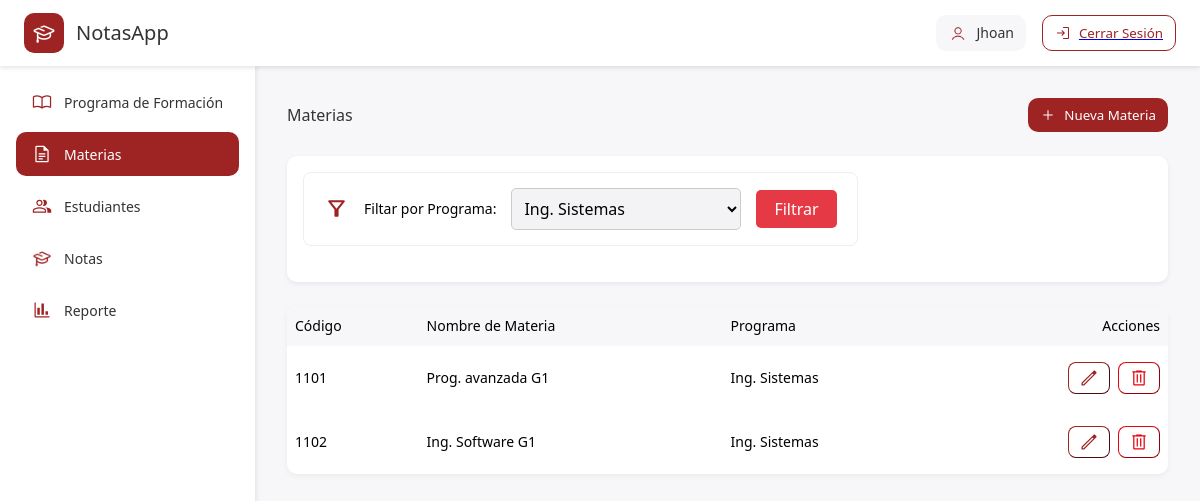
Page /views/dashboard-materias.php?program_filtro=1111 on the committed database.
### tables this page shows
CREATE TABLE `materias` (
  `codigo` varchar(4) NOT NULL,
  `nombre` varchar(20) NOT NULL,
  `programa` varchar(4) NOT NULL
);

CREATE TABLE `programas` (
  `codigo` varchar(4) NOT NULL,
  `nombre` varchar(30) NOT NULL
);

### controllers/program-controller.php (called while the page is built, shortened)
<?php
require_once __DIR__."/../models/entities/programa.php";
class ProgramController{
    public function getPrograms(){
        $program = new Programa();
        return $program->all();
    }
}
?>

### models/utils/programasql.php (called while the page is built, shortened)
<?php
class Programasql{
    public static function selectAll(){
        return "select * from programas";
    }
    public static function selectByCode(){
        return "select * from programas where codigo=?";
    }
}
?>

### models/database/gestor_notasdb.php (called while the page is built, shortened)
<?php
class GestorNotasDB{
    private $hostDb = "localhost";
    private $nameDb = "gestor_notas";
    private $userDb = "root";
    private $pwdDb = "";
    private $conexDb = null;
    public function __construct()
    {
        $this->conexDb = new mysqli(
            $this->hostDb,
            $this->userDb,
            $this->pwdDb,
            $this->nameDb
        );
    }
    public function setIsSqlSelect($bool)
    {
        $this->isSqlSelect = $bool;
    }
    public function execSQL($sql, ...$bindParam)
    {
        $prp = $this->conexDb->prepare($sql);
        if (!empty($bindParam)) {
            $prp->bind_param(...$bindParam);
        }
        $prp->execute();
        return $prp->get_result();
    }
}
?>

### models/entities/programa.php (called while the page is built, shortened)
<?php
require_once __DIR__."/../utils/programasql.php";
require_once __DIR__."/../database/gestor_notasdb.php";
class Programa {
    public function get($prop)
    {
        return $this->{$prop};
    }
    public function all()
    {
        $sql = Programasql::selectAll();
        $db = new GestorNotasDB();
        $db->setIsSqlSelect(true);
        $result = $db->execSQL($sql);
        $rows = [];
        if ($result->num_rows > 0) {
            while ($item = $result->fetch_assoc()) {
                $student = new Programa();
                $student->set('codigo', $item['codigo']);
                $student->set('nombre', $item['nombre']);
                array_push($rows, $student);
            }
        }
        return $rows;
    }
    public function getByCode($cod)
    {
        $nombreP = "";
        $sql = Programasql::selectByCode();
        $db = new GestorNotasDB();
        $db->setIsSqlSelect(true);
        $result = $db->execSQL(
            $sql,
            "i",
            $cod
        );
        if ($result->num_rows > 0) {
            while ($row = $result->fetch_assoc()) {
                $programa = new Programa();
                $programa->set('codigo',$row["codigo"])  ;
                $programa->set('nombre', $row['nombre']);
                $nombreP = $programa->get('nombre');
                break;
            }
        }
        return $nombreP;
    }
}
?>

### controllers/materia-controller.php (called while the page is built, shortened)
<?php
require_once __DIR__ . "/../models/entities/materia.php";
class MateriaController
{
    public function getAllMaterias()
    {
        $materia = new Materia();
        return $materia->all();
    }
    public function getAllMateriaPrograma($programa_codigo)
    {
        $materia = new Materia();
        return $materia->allByPrograma($programa_codigo);
    }
}
?>

### models/utils/materiasql.php (called while the page is built, shortened)
<?php
class Materiasql{
    public static function selectAll(){
        return "select * from materias";
    }
    public static function selectAllByPrograma(){
        return "select * from materias where programa = ?";
    }
}
?>

### models/entities/materia.php (called while the page is built, shortened)
<?php
require_once __DIR__."/../utils/materiasql.php";
require_once __DIR__."/programa.php";
class Materia{
    private $programaCode;
    public function get($prop)
    {
        return $this->{$prop};
    }
    public function getP()
    {
        $programa = new Programa();
        $nombreP = $programa->getByCode($this->programaCode);
        return $nombreP;
    }
    public function all()
    {
        $sql = MateriaSQL::selectAll();
        $db = new GestorNotasDB();
        $db->setIsSqlSelect(true);
        $result = $db->execSQL($sql);
        $rows = [];
        if ($result->num_rows > 0) {
            while ($item = $result->fetch_assoc()) {
                $materia = new Materia();
                $materia->set('cod', $item['codigo']);
                $materia->set('name', $item['nombre']);
                $materia->set('programaCode', $item['programa']);
                array_push($rows, $materia);
            }
        }
        return $rows;
    }
    public function allByPrograma($programa_codigo)
    {
        $sql = MateriaSQL::selectAllByPrograma();
        $db = new GestorNotasDB();
        $db->setIsSqlSelect(true);
        $result = $db->execSQL(
            $sql,
            "i",
            $programa_codigo
        );
        $rows = [];
        if ($result->num_rows > 0) {
            while ($item = $result->fetch_assoc()) {
                $materia = new Materia();
                $materia->set('cod', $item['codigo']);
                $materia->set('name', $item['nombre']);
                $materia->set('programaCode', $item['programa']);
                array_push($rows, $materia);
            }
        }
        return $rows;
    }
}
?>

### views/dashboard-materias.php (the view, shortened to what this page needs)
<?php
    require_once __DIR__ . "/../controllers/materia-controller.php";
    require_once __DIR__."/../controllers/program-controller.php";
    $materiaController = new MateriaController();
    $materias = $materiaController->getAllMaterias();
    $programController = new ProgramController();
    $programas = $programController->getPrograms();
    $program_filtro = null;
    $materias = [];
    if (isset($_GET['program_filtro']) && !empty($_GET['program_filtro'])) {
        $program_filtro = $_GET['program_filtro'];
        $materias = $materiaController->getAllMateriaPrograma($program_filtro);
    }
    else {
        $materias = $materiaController->getAllMaterias();
    }
?>
<!DOCTYPE html>
<html lang="es">
<head>
    <link rel="stylesheet" href="../public/css/dashboards.css">
    <link rel="stylesheet" href="../public/css/materias.css">
</head>
<body>
    <header>
        <div class="container-log-notas">
            <div class="logo-notas">
                <img src="../public/images/logo-gestor-white.png" alt="">
            </div>
            <h1>NotasApp</h1>
        </div>
        <div class="container-user-accions">
            <div class="container-user-info">
                <img src="../public/images/user-log.png" alt="user">
                <p>Jhoan</p>
            </div>
            <a href="operations/log-out.php">
                <button class="container-log-out">
                    <svg xmlns="http://www.w3.org/2000/svg" height="48px" viewBox="0 -960 960 960" width="48px" fill="#FFFFFF"><path d="M481-120v-60h299v-600H481v-60h299q24 0 42 18t18 42v600q0 24-18 42t-42 18H481Zm-55-185-43-43 102-102H120v-60h363L381-612l43-43 176 176-174 174Z"/></svg>
                    <p>Cerrar Sesión</p>
                </button>
            </a>
        </div>
    </header>
    <div class="nav-info">
        <div class="nav-links">
            <nav>
                <a href="dashboard-programs.php">
                    <div class="button program">
                        <p>Programa de Formación</p>
                    </div>
                </a>
                <a href="dashboard-materias.php">
                    <div class="button materias">
                        <p>Materias</p>
                    </div>
                </a>
                <a href="dashboard-students.php">
                    <div class="button student">
                        <p>Estudiantes</p>
                    </div>
                </a>
                <a href="dashboard-notas.php">
                    <div class="button notas">
                        <img src="../public/images/logo-gestor-red.png" alt="Notas">
                        <p>Notas</p>
                    </div>
                </a>
                <a href="dashboard-statistics.php">
                    <div class="button statistics">
                        <svg xmlns="http://www.w3.org/2000/svg" height="48px" viewBox="0 -960 960 960" width="48px" fill="#FFFFFF"><path d="M180-120q-24 0-42-18t-18-42v-660h60v660h660v60H180Zm75-135v-334h119v334H255Zm198 0v-540h119v540H453Zm194 0v-170h119v170H647Z"/></svg>
                        <p>Reporte</p>
                    </div>
                </a>
            </nav>
        </div>
        <div class="banner-info">
            <div class="name-create">
                <h2>Materias</h2>
                <button>
                    <svg xmlns="http://www.w3.org/2000/svg" height="48px" viewBox="0 -960 960 960" width="48px" fill="#FFFFFF"><path d="M450-450H200v-60h250v-250h60v250h250v60H510v250h-60v-250Z"/></svg>
                    <p>Nueva Materia</p>
                </button>
            </div>
            <div class="filter">
                <form action="dashboard-materias.php" method="GET" class="filtro-container">
                <svg xmlns="http://www.w3.org/2000/svg" height="24px" viewBox="0 -960 960 960" width="24px" fill="#FFFFFF"><path d="M440-160q-17 0-28.5-11.5T400-200v-240L168-736q-15-20-4.5-42t36.5-22h560q26 0 36.5 22t-4.5 42L560-440v240q0 17-11.5 28.5T520-160h-80Zm40-308 198-252H282l198 252Zm0 0Z"/></svg>
                <h2>Filtar por Programa:</h2>
                <select name="program_filtro" id="program_filtro">
                    <?php
                    foreach ($programas as $programa) {
                        $selected = ($programa->get('codigo') == $program_filtro) ? 'selected' : '';
                        echo '<option value="' . htmlspecialchars($programa->get('codigo')) . '" ' . $selected . '>';
                        echo htmlspecialchars($programa->get('nombre'));
                        echo '</option>';
                    }
                    ?>
                </select>
                <button type="submit">Filtrar</button>
            </form>
            </div>
            <table>
                <thead>
                    <th>Código</th>
                    <th>Nombre de Materia</th>
                    <th>Programa</th>
                    <th class="accions">Acciones</th>
                </thead>
                <tbody>
                    <?php
                    if (count($materias) > 0) {
                        foreach ($materias as $materia) {
                            echo '<tr>';
                            echo '  <td>' . $materia->get('cod') . '</td>';
                            echo '  <td>' . $materia->get('name') . '</td>';
                            echo '  <td>' . $materia->getP() . '</td>';
                            echo '<td class="actions"><button class="btn edit">';
                            echo '</button>';
                            echo '<button class="btn delete">';
                            echo '</button></td></tr>';
                        }
                    }
                    ?>
                </tbody>
            </table>
        </div>
    </div>
</body>
</html>

### public/css/dashboards.css (style rules this page uses)
* { font-family: ui-sans-serif, system-ui, sans-serif, "Apple Color Emoji", "Segoe UI Emoji", "Segoe UI Symbol", "Noto Color Emoji"; }
body { margin: 0; }
header { display: flex; align-items: center; justify-content: space-between; padding-inline: 24px; padding-block: 6px; background-color: white; box-shadow: 0 2px 4px rgba(0, 0, 0, 0.1); position: fixed; top: 0; left: 0; right: 0; z-index: 1000; overflow: hidden; }
.container-log-notas { display: flex; align-items: center; justify-content: left; }
.logo-notas { display: flex; align-items: center; justify-content: center; background-color: rgb(158, 35, 35); border-radius: .625rem; width: 40px; height: 40px; margin-right: 12px; }
.logo-notas img { width: 24px; height: 24px; }
.container-log-notas h1 { font-size: 20px; font-weight: normal; color: #333333; }
.container-user-accions { display: flex; align-items: center; justify-content: center; }
.container-user-info { display: flex; align-items: center; justify-content: center; border-radius: .625rem; background-color: rgb(247, 247, 250); padding-inline: 12px; padding-block: 8px; margin-right: 16px; }
.container-user-info img { width: 20px; height: 20px; margin-right: 8px; }
.container-user-info p { margin: 0; font-size: 14px; color: #333333; }
.container-log-out { display: flex; justify-content: center; align-items: center; background-color: white; border: 1px solid rgb(158, 35, 35); border-radius: .625rem; padding-block: 8px; padding-inline: 12px; cursor: pointer; position: relative; color: rgb(158, 35, 35); transition: all 0.3s ease; }
.container-log-out svg { height: 16px; width: 16px; fill: rgb(158, 35, 35); margin-right: 8px; }
.container-log-out p { margin: 0; }
.nav-info { display: grid; grid-template-columns: 255px 1fr; height: 100vh; }
.nav-links { position: sticky; width: 255px; box-shadow: 2px 0 4px rgb(228, 230, 235); z-index: 999; }
nav { position: fixed; top: 64px; left: 0; padding: 16px; height: calc(100vh - 64px); background-color: white; overflow: hidden; }
nav a { text-decoration: none; }
.button { display: flex; justify-content: left; align-items: center; border-radius: .625rem; font-size: 14px; padding-inline: 16px; padding-block: 12px; margin-bottom: 8px; }
.button img , .button svg { height: 20px; width: 20px; fill: rgb(158, 35, 35); margin-right: 12px; }
.button p { font-size: 14px; color: #333333; margin: 0; }
.banner-info { margin-top: 65.781px; background-color: rgb(247, 247, 250); padding-inline: 32px; }
.name-create { display: flex; justify-content: space-between; align-items: center; padding-top: 32px; margin-bottom: 24px; }
.name-create h2 { margin: 0; color: #333333; font-size: 16px; font-weight: normal; }
.name-create button { display: flex; justify-content: center; align-items: center; background-color: rgb(158, 35, 35); border-width: 0; border-radius: .625rem; padding-block: 8px; padding-inline: 12px; cursor: pointer; position: relative; color: rgb(255, 255, 255); transition: all 0.3s ease; }
.name-create button svg { height: 16px; width: 16px; margin-right: 8px; stroke-width: 20; }
.name-create button p { margin: 0; }
table { width: 100%; border-collapse: separate; border-spacing: 0; border-radius: .625rem; overflow: hidden; box-shadow: 0 2px 6px rgba(0, 0, 0, 0.05); background-color: #fff; font-size: 14px; }
table thead { background-color: rgb(247, 247, 250); }
table thead th { color: #000000; text-align: left; font-weight: 500; padding-inline: 8px; padding-block: 0; height: calc(.25rem*10); }
table thead .accions { text-align: right; }
table tbody tr td { color: #000000; text-align: left; font-weight: normal; padding-block: calc(.25rem*4); padding-inline: 8px; }
table tbody tr .actions { display: flex; justify-content: right; align-items: center; gap: calc(.25rem *2); }
.btn { display: flex; justify-content: center; align-items: center; border-radius: calc(.625rem - 2px); padding-inline: 10px; border-width: 1px; height: calc(.25rem *8); background-color: #fff; }
.edit { border-color:rgb(158, 35, 35); }
.edit svg { height: 20px; width: 20px; fill: rgb(158, 35, 35); }
.delete { border-color: rgb(232, 0, 12); }
.delete svg { height: 20px; width: 20px; fill: rgb(232, 0, 12); }

### rows in the picture
materias: get "1101", get "Prog. avanzada G1", programa.nombre "Ing. Sistemas"
materias: get "1102", get "Ing. Software G1", programa.nombre "Ing. Sistemas"

### other values in the picture
form field program_filtro "Ing. Sistemas"
